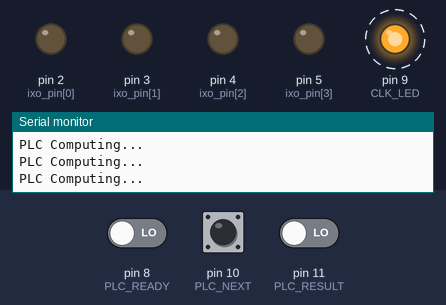
A sketch run on a simulated Arduino Uno, built with avr-gcc and run on an emulated ATmega328P. Parts: output pins drawn as LEDs (lit = HIGH), the last lines printed to the serial monitor. Dashed ring = blinking. The inputs (shaded band) are chosen by the test bench; at power-on: pin 10 (PLC_NEXT) LOW, pin 8 (PLC_READY) LOW, pin 11 (PLC_RESULT) LOW. Random numbers use the default seed unless the sketch sets one; pins used as bus, display or sensor lines are not drawn.

Above: at 1.35 s.
1.4 s: pin 10 (PLC_NEXT) pulled HIGH for 0.15 s
At 1.55 s:
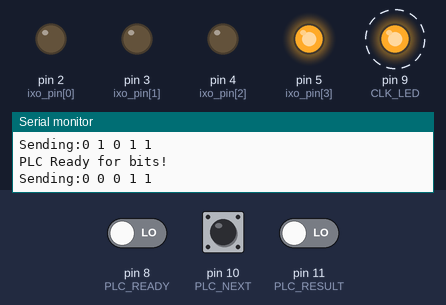
4.4 s: pin 10 (PLC_NEXT) pulled HIGH for 1 s
At 4.56 s:
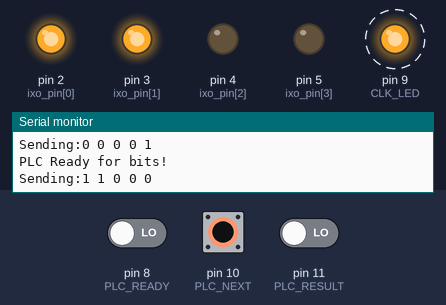
7.4 s: pin 10 (PLC_NEXT) pulled HIGH for 0.15 s
At 7.57 s:
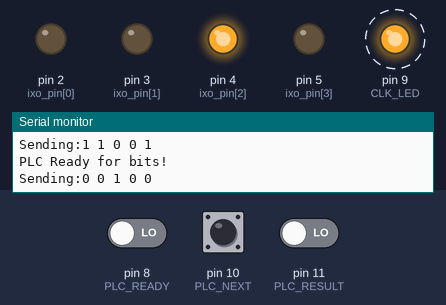
10.4 s: pin 8 (PLC_READY) driven HIGH
13.4 s: pin 10 (PLC_NEXT) pulled HIGH for 3.2 s
At 16.06 s:
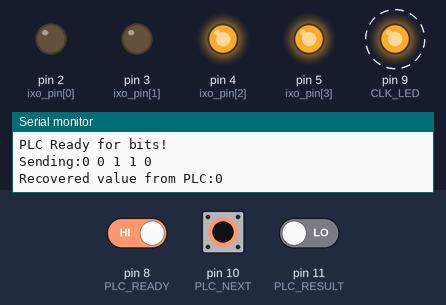
18.1 s: pin 10 (PLC_NEXT) pulled HIGH for 1 s
At 18.26 s:
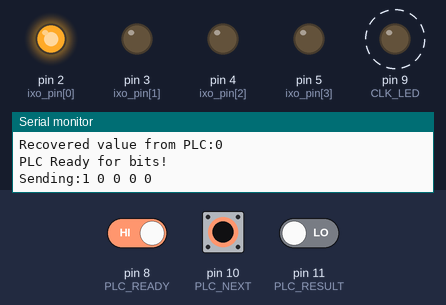
Timing chart, 0 to 22.1 s (numbered marks = the images above; inputs shaded):
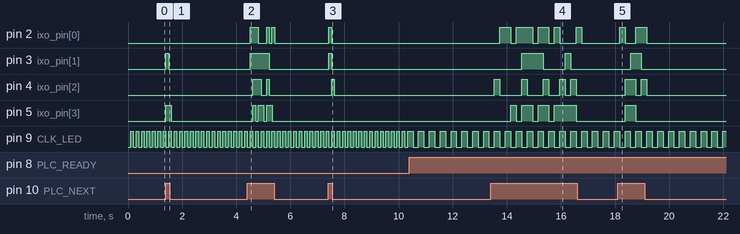

Measured:
- after the input at 1.4 s, pin 3 (ixo_pin[1]): LOW → HIGH at once, → LOW 0.10 s later; pin 5 (ixo_pin[3]): LOW → HIGH at once, → LOW 0.20 s later
- after the input at 4.4 s, pin 2 (ixo_pin[0]): goes HIGH 0.30 s, LOW 0.30 s, HIGH 0.10 s, LOW 0.10 s, HIGH 0.10 s, then LOW, starting after 0.11 s; pin 3 (ixo_pin[1]): LOW → HIGH after 0.11 s, → LOW 0.71 s later
- after the input at 7.4 s, pin 2 (ixo_pin[0]), pin 3 (ixo_pin[1]): LOW → HIGH at once, → LOW 0.10 s later; pin 4 (ixo_pin[2]): LOW → HIGH after 0.13 s, → LOW 0.10 s later
- after the input at 13.4 s, pin 2 (ixo_pin[0]): LOW → HIGH after 0.34 s, → LOW 0.40 s later, → HIGH 0.20 s later, → LOW 0.60 s later, … (10 changes in this stretch); pin 3 (ixo_pin[1]): LOW → HIGH after 1.1 s, → LOW 0.81 s later, → HIGH 0.81 s later, → LOW 0.20 s later
- after the input at 18.1 s, pin 2 (ixo_pin[0]): LOW → HIGH after 0.07 s, → LOW 0.20 s later, → HIGH 0.40 s later, → LOW 0.40 s later; pin 3 (ixo_pin[1]): LOW → HIGH after 0.47 s, → LOW 0.40 s later
- by itself, pin 9 (CLK_LED): alternates HIGH for 0.20 s and LOW for 0.20 s

The sketch:

refusr_plc_tick.ino
```cpp
#define PLC_READY 8  /* Pi */
#define PLC_NEXT 10 /* Pi */
#define PLC_CLK 7 /* Pi */
#define CLK_LED 9
#define PLC_RESULT 11

int ixo_pin[5] = {2,3,4,5,6};

int data[5] = {0,0,0,0,0};

int tick=LOW;

int result_val=0;

void setup() {

randomSeed(analogRead(0));

for (int i =0; i < 4;i++) {
      pinMode(ixo_pin[i],OUTPUT);
}
pinMode(PLC_READY,INPUT);
pinMode(PLC_NEXT,INPUT_PULLUP);
pinMode(PLC_RESULT,INPUT);

digitalWrite(PLC_READY,LOW);
digitalWrite(PLC_NEXT,LOW);
digitalWrite(PLC_RESULT,LOW);

pinMode(PLC_CLK,OUTPUT);
pinMode(CLK_LED,OUTPUT);

Serial.begin(9600);

delay(100);

}

void loop() {

  tick = !tick;
  digitalWrite(PLC_CLK,tick);
  digitalWrite(CLK_LED,tick);

  if (digitalRead(PLC_NEXT)== HIGH) {
    Serial.println("PLC Ready for bits!");
    Serial.print("Sending:");
      // for (int c=0; c < 4;c++) {
           for (int i=0; i < 5;i++) {
                int rand_int=random(32);
                int shifted=rand_int >> i;
             //   Serial.print(shifted);
             //   Serial.print(" ");
                data[i]=shifted & 1;
                Serial.print(data[i]);
                Serial.print(" ");
                digitalWrite(ixo_pin[i],data[i]);
           }
        //}
        Serial.println();
  } else {
    Serial.println("PLC Computing...");
    for (int i =0; i < 4;i++) {
      digitalWrite(ixo_pin[i],0);
    }
}
  delay(100);

  if (digitalRead(PLC_READY) == HIGH) {
    digitalWrite(12,HIGH);
    result_val=digitalRead(PLC_RESULT);
    Serial.print("Recovered value from PLC:");
    Serial.println(result_val);
    delay(100);
    digitalWrite(12,LOW);
  } else {
    digitalWrite(12,LOW);
  }
}
```
